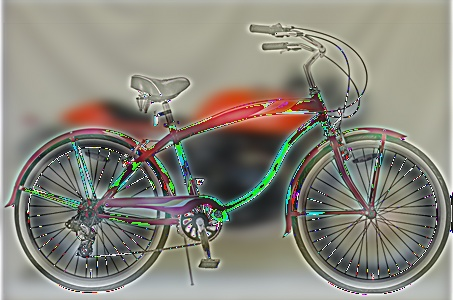
#> input picture HW02/output1.jpg, 453 x 300 px, given as the content of the folder ./task1and2_hybrid_pyramid, which was not available
$ python task_02.py
#> lines starting #> are read from the running program, lines starting #| are printed output that depends on the picture; pictures that were not available may be replaced by others from this repository, and a replacement may not be noted
### HW02/convolution.py
import numpy as np
from cv2 import cv2
import sys
import time


def _is_image_type_valid(img):
    assert isinstance(img, np.ndarray), '[_is_image_type_valid] Error!!' +\
        'Invalid image type: '+str(type(img))+'. It should be a np.ndarray.'
    assert len(img.shape) == 3, '[_is_image_type_valid] Error!! An image ' +\
        'should have 3 dimension. But we get ' + len(img.shape) + '.'


def _image_reshape(img, shape):
    _is_image_type_valid(img)
    h, w, _ = shape
    assert img.shape[0] == h*w, '[_image_reshape] Error!! Unmatch image '+\
        'and reshape image size!!'
    return np.array([img[w*i: w*(i+1), 0, :] for i in range(h)], dtype=np.uint8)


def _array_to_vector(img, kernel_size, padding):
    # Set kernel size and image size.
    k_rows, k_cols = kernel_size
    assert isinstance(k_rows, int) and isinstance(k_cols, int)
    rows, cols, channels = img.shape
    assert isinstance(rows, int) and isinstance(cols, int) and\
        isinstance(channels, int)

    # Pad the image.
    padx, pady = padding
    padded_img_shape = (rows+2*padx, cols+2*pady, channels)
    padded_img = np.zeros(padded_img_shape)
    padded_img[padx:rows+padx, pady:cols+pady, :] = img

    row_channel_len = padded_img_shape[1] * channels

    # The starting point (left top corner) of each convolution.
    start_idx = np.array([
        [j*channels + row_channel_len*i + k\
            for i in range(rows - k_rows + 1 + 2*padx)\
                for j in range(cols - k_cols + 1 + 2*pady)]\
        for k in range(channels)])
    # Every accessed elements of each convolution.
    grid = np.array(
        np.tile([j*channels+(row_channel_len)*i\
            for i in range(k_rows) for j in range(k_cols)], (channels, 1)))
    to_take = start_idx[:, :, None] + grid[:, None, :]

    return [padded_img.take(to_take[i]) for i in range(channels)]


def convolution(img, kernel, padding=None):
    # Check the kernel's properties.
    assert isinstance(kernel, np.ndarray), '[convolution] Error!! Invalid' +\
        'kernel type: ' + str(type(kernel)) + '. It should be a np.ndarray.'

    # Set padding.
    if padding is not None:
        assert isinstance(padding, tuple) and len(padding) == 2
    else:
        padding = (kernel.shape[0] // 2, kernel.shape[1] // 2)

    # Main task.
    vectorized_img = _array_to_vector(img, kernel.shape, padding=padding)
    return _image_reshape(
        np.stack(
            [np.matmul(vec_img, kernel.reshape(-1, 1))\
                for vec_img in vectorized_img], axis=-1
        ),
        (
            img.shape[0] - kernel.shape[0] + padding[0]*2 + 1,
            img.shape[1] - kernel.shape[1] + padding[1]*2 + 1,
            img.shape[2]
        ))


# [9 lines left out: function debug, not called in this run]

### HW02/bilinear_upsampling2.py
import numpy as np
import cv2


def bilinear_upsampling(img, shape):

    ret_img = np.zeros((shape))

    if shape[0]%2 == 0:
        rdx, x = 3, 1
    else :
        rdx, x = 6, 2

    if shape[1]%2 == 0:
        rdy, y = 3, 1
    else :
        rdy, y = 6, 2

    # Origin image:
    # -------------
    # | a | b | c |
    # -------------
    # | d | e | f |
    # -------------
    # | g | h | i |
    # -------------
    # Bilinear upsampling image:
    # split into 4 areas, left up, right up, left down, right down
    # -------------------------
    # | a |   |   | b |   | c |
    # -------------------------
    # |   |   |   |   |   |   |
    # -------------------------
    # |   |   |   |   |   |   |
    # -------------------------
    # | d |   |   | e |   | f |
    # -------------------------
    # |   |   |   |   |   |   |
    # -------------------------
    # | g |   |   | h |   | i |
    # -------------------------

    # Case right down:
    # -------------
    # | e | 2 | f |
    # -------------
    # | 2 | 3 | 2 |
    # -------------
    # | h | 2 | i |
    # -------------

    #corner
    ret_img[rdx::2, rdy::2] = img[x:, y:]

    #case 2
    ret_img[rdx::2, rdy+1::2] = img[x::, y:-1:]
    ret_img[rdx::2, rdy+1::2] += img[x::, y+1::]
    ret_img[rdx::2, rdy+1::2] = ret_img[rdx::2, rdy+1::2] / 2

    ret_img[rdx+1::2, rdy::2] = img[x:-1:, y::]
    ret_img[rdx+1::2, rdy::2] += img[x+1::, y::]
    ret_img[rdx+1::2, rdy::2] = ret_img[rdx+1::2, rdy::2] / 2

    #case 3
    ret_img[rdx+1::2, rdy+1::2] = ret_img[rdx:-1:2, rdy+1::2] + ret_img[rdx+2::2, rdy+1::2] \
                                + ret_img[rdx+1::2, rdy:-1:2] + ret_img[rdx+1::2, rdy+2::2]
    ret_img[rdx+1::2, rdy+1::2] = ret_img[rdx+1::2, rdy+1::2] / 4

    # Case left up:
    # -----------------
    # | a | 1 | 2 | b |
    # -----------------
    # | 1 | 3 | 4 | 1 |
    # -----------------
    # | 2 | 5 | 6 | 2 |
    # -----------------
    # | d | 1 | 2 | e |
    # -----------------

    ret_img[0:rdx+1:3, 0:rdy+1:3] = img[:x+1, :y+1]

    # case 1
    ret_img[0:rdx+1:3, 1:rdy:3] = np.multiply(img[:x+1, :y], 2)
    ret_img[0:rdx+1:3, 1:rdy:3] += img[:x+1, 1:y+1]
    ret_img[0:rdx+1:3, 1:rdy:3] = ret_img[0:rdx+1:3, 1:rdy:3] / 3

    ret_img[1:rdx:3, 0:rdy+1:3,] = np.multiply(img[:x, :y+1], 2)
    ret_img[1:rdx:3, 0:rdy+1:3,] += img[1:x+1, :y+1]
    ret_img[1:rdx:3, 0:rdy+1:3,] = ret_img[1:rdx:3, 0:rdy+1:3,] / 3

    #case 2
    ret_img[0:rdx+1:3, 2:rdy:3] = img[:x+1, :y]
    ret_img[0:rdx+1:3, 2:rdy:3] += np.multiply(img[:x+1, 1:y+1], 2)
    ret_img[0:rdx+1:3, 2:rdy:3] = ret_img[0:rdx+1:3, 2:rdy:3] / 3

    ret_img[2:rdx:3, 0:rdy+1:3] = img[:x, :y+1]
    ret_img[2:rdx:3, 0:rdy+1:3] += np.multiply(img[1:x+1, :y+1], 2)
    ret_img[2:rdx:3, 0:rdy+1:3] = ret_img[2:rdx:3, 0:rdy+1:3,] / 3

    #case 3
    ret_img[1:rdx+1:3, 1:rdy:3] =  np.multiply(ret_img[1:rdx+1:3, 0:rdy:3], 2)   #left
    ret_img[1:rdx+1:3, 1:rdy:3] += ret_img[1:rdx+1:3, 3:rdy+1:3]                 #right
    ret_img[1:rdx+1:3, 1:rdy:3] += np.multiply(ret_img[0:rdx:3, 1:rdy+1:3], 2)   #top
    ret_img[1:rdx+1:3, 1:rdy:3] += ret_img[3:rdx+1:3, 1:rdy+1:3]                 #down
    ret_img[1:rdx+1:3, 1:rdy:3] =  ret_img[1:rdx+1:3, 1:rdy:3] / 6

    #case 4
    ret_img[1:rdx+1:3, 2:rdy:3] =  ret_img[1:rdx+1:3, 0:rdy:3]                   #left
    ret_img[1:rdx+1:3, 2:rdy:3] += np.multiply(ret_img[1:rdx+1:3, 3:rdy+1:3], 2) #right
    ret_img[1:rdx+1:3, 2:rdy:3] += np.multiply(ret_img[0:rdx:3, 2:rdy+1:3], 2)   #top
    ret_img[1:rdx+1:3, 2:rdy:3] += ret_img[3:rdx+1:3, 2:rdy+1:3]                 #down
    ret_img[1:rdx+1:3, 2:rdy:3] =  ret_img[1:rdx+1:3, 2:rdy:3] / 6

    #case 5
    ret_img[2:rdx+1:3, 1:rdy:3] =  np.multiply(ret_img[2:rdx+1:3, 0:rdy:3], 2)   #left
    ret_img[2:rdx+1:3, 1:rdy:3] += ret_img[2:rdx+1:3, 3:rdy+1:3]                 #right
    ret_img[2:rdx+1:3, 1:rdy:3] += ret_img[0:rdx:3, 1:rdy+1:3]                   #top
    ret_img[2:rdx+1:3, 1:rdy:3] += np.multiply(ret_img[3:rdx+1:3, 1:rdy+1:3], 2) #down
    ret_img[2:rdx+1:3, 1:rdy:3] =  ret_img[2:rdx+1:3, 1:rdy:3] / 6

    #case 6
    ret_img[2:rdx+1:3, 2:rdy:3] =  ret_img[2:rdx+1:3, 0:rdy:3]   				 #left
    ret_img[2:rdx+1:3, 2:rdy:3] += np.multiply(ret_img[2:rdx+1:3, 3:rdy+1:3], 2) #right
    ret_img[2:rdx+1:3, 2:rdy:3] += ret_img[0:rdx:3, 2:rdy+1:3]                   #top
    ret_img[2:rdx+1:3, 2:rdy:3] += np.multiply(ret_img[3:rdx+1:3, 2:rdy+1:3], 2) #down
    ret_img[2:rdx+1:3, 1:rdy:3] =  ret_img[2:rdx+1:3, 1:rdy:3] / 6

    #Case right up
    # -------------
    # | b | 3 | c |
    # -------------
    # | 1 | 3 | 1 |
    # -------------
    # | 2 | 3 | 2 |
    # -------------
    # | e | 3 | f |
    # -------------

    ret_img[:rdx+1:3, rdy+2::2] = img[:x+1, y+1:]

    #case 1
    ret_img[1:rdx+1:3, rdy+2::2] =  np.multiply(ret_img[0:rdx:3, rdy+2::2], 2) 	#top
    ret_img[1:rdx+1:3, rdy+2::2] += ret_img[3:rdx+1:3, rdy+2::2]			   	#down
    ret_img[1:rdx+1:3, rdy+2::2] =  ret_img[1:rdx+1:3, rdy+2::2] / 3

    #case 2
    ret_img[2:rdx+1:3, rdy+2::2] =  ret_img[0:rdx:3, rdy+2::2]					#top
    ret_img[2:rdx+1:3, rdy+2::2] += np.multiply(ret_img[3:rdx+1:3, rdy+2::2], 2)#down
    ret_img[2:rdx+1:3, rdy+2::2] =  ret_img[2:rdx+1:3, rdy+2::2] / 3

    #case3
    ret_img[:rdx, rdy+1::2] =  ret_img[:rdx, rdy:-1:2] 		#left
    ret_img[:rdx, rdy+1::2] += ret_img[:rdx, rdy+2::2] 		#right
    ret_img[:rdx, rdy+1::2] =  ret_img[:rdx, rdy+1::2] / 2

    #Case left down
    # -----------------
    # | d | 1 | 2 | e |
    # -----------------
    # | 3 | 3 | 3 | 3 |
    # -----------------
    # | g | 1 | 2 | h |
    # -----------------

    ret_img[rdx+2::2, :rdy+1:3]  =  img[x+1:, :y+1]
    #case 1
    ret_img[rdx+2::2, 1:rdy+1:3] =  np.multiply(ret_img[rdx+2::2, :rdy:3], 2)   #left
    ret_img[rdx+2::2, 1:rdy+1:3] += ret_img[rdx+2::2, 3:rdy+1:3]			   	#right
    ret_img[rdx+2::2, 1:rdy+1:3] =  ret_img[rdx+2::2, 1:rdy+1:3] / 3

    #case 2
    ret_img[rdx+2::2, 2:rdy+1:3] =  ret_img[rdx+2::2, :rdy:3]					#left
    ret_img[rdx+2::2, 2:rdy+1:3] += np.multiply(ret_img[rdx+2::2, 3:rdy+1:3], 2)#right
    ret_img[rdx+2::2, 2:rdy+1:3] =  ret_img[rdx+2::2, 2:rdy+1:3] / 3

    #case3
    ret_img[rdx+1::2, :rdy+1:] =  ret_img[rdx:-1:2, :rdy+1:] 					#top
    ret_img[rdx+1::2, :rdy+1:] += ret_img[rdx+2::2, :rdy+1:] 					#down
    ret_img[rdx+1::2, :rdy+1:] =  ret_img[rdx+1::2, :rdy+1:] / 2

    return ret_img.astype(np.uint8)


# [19 lines that do not run on import are left out]

    #cv2.imshow('Test', upsample_img)
    #cv2.waitKey(0)

### HW02/task_02.py
import os
import cv2
import numpy as np
from matplotlib import pyplot as plt

from convolution import convolution
from bilinear_upsampling2 import bilinear_upsampling

def downsampling(img):

	return img[0 : img.shape[0]-1 : 2, 0 : img.shape[1]-1 : 2]

def image_pyramid(imgs, filename = 'image pyramid', isgray = False):
	pyramid = np.zeros((imgs[0].shape[0] , imgs[0].shape[1] + imgs[1].shape[1], imgs[0].shape[2] ), dtype= imgs[0].dtype)
	pyramid[:imgs[0].shape[0], :imgs[0].shape[1]] = imgs[0][:,:]

	top = 0
	right = imgs[0].shape[1]
	for e in range(1, len(imgs)):
		pyramid[top:top + imgs[e].shape[0], right:right+imgs[e].shape[1]] = imgs[e][:,:]
		top += imgs[e].shape[0]

	color = "gray" if isgray else "RGB"
	cv2.imwrite('./task02_Output/'+ filename + '_pyramid_' + color +'.jpg', pyramid)
	'''
	cv2.imshow("pyramid", pyramid)
	cv2.waitKey(0)
	cv2.destroyAllWindows()
	'''

imgpath = './task1and2_hybrid_pyramid'
Pyramids_layer = 5
files = os.listdir(imgpath)
isgray = True

#Gaussian Filter
GF_size = 5
x, y = np.mgrid[ -1 * (GF_size-1)/2 : (GF_size-1)/2 + 1, -1 * (GF_size-1)/2 : (GF_size-1)/2 + 1]
gaussian_kernel = np.exp(-( x**2 + y**2) )

#Gaussian Filter Normalization
gaussian_kernel = gaussian_kernel / gaussian_kernel.sum()

for file in files:
	gaussian_img = []
	Laplacian_img = []
	recovery_img = []
	l_ms = []
	g_ms = []

	filename, extension = file.split('.')
	img = cv2.imread(imgpath + '/' + file)
#> img is the input picture: shape (300, 453, 3); mean B, G, R 124.5, 135.2, 137.5
	if isgray:
		img = cv2.cvtColor(img, cv2.COLOR_BGR2GRAY).reshape(img.shape[0], img.shape[1], -1)
#> img: shape (300, 453, 1)

	#calculate gaussian pyramid
	for i in range(Pyramids_layer):
		GF_img = convolution(img, gaussian_kernel) #Gaussian
		gaussian_img.append(GF_img)

		img = downsampling(GF_img) #downsampling
#> this loop made 5 passes
#> pass 1, `img = downsampling(GF_img)`:
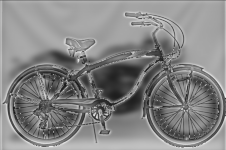
#> img: shape (150, 226, 1); min 22, max 240, mean 133.5
#> after the loop, gaussian_img = 5 items

	gaussian_img.append(img)
	Laplacian_img.append(img)

	#calculate Laplacian pyramid
	for i in range(Pyramids_layer - 1, -1, -1):
		Laplacian = gaussian_img[i] - bilinear_upsampling(img, gaussian_img[i].shape) #upsampling
		Laplacian_img.append(Laplacian)
		img = gaussian_img[i]
#> after the loop, Laplacian_img = 6 items

	for e in Laplacian_img:
		if isgray:
			#Fourier magnitude
			dft = cv2.dft(np.float32(e), flags=cv2.DFT_COMPLEX_OUTPUT)
			dft_shift = np.fft.fftshift(dft)

			magnitude_spectrum = 20 * np.log(cv2.magnitude(dft_shift[:, :, 0], dft_shift[:, :, 1]))
			(tempx, tempy) = magnitude_spectrum.shape
			l_ms.append(magnitude_spectrum.reshape(tempx, tempy, 1))
#> this loop made 6 passes
#> (tempx, tempy) on passes 1 to 6: (9, 14), (18, 28), (37, 56), (75, 113), (150, 226), (300, 453)
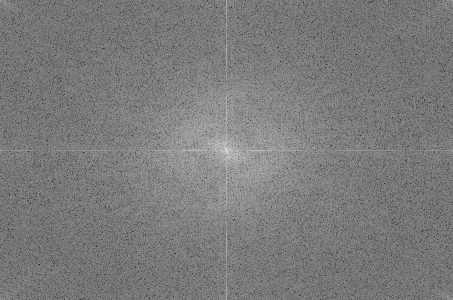
#> magnitude_spectrum: shape (300, 453) float32; min 72.97, max 326.7, mean 195.9; drawn with min black and max white
#> after the loop, l_ms = 6 items

	for e in gaussian_img:
		if isgray:
			#Fourier magnitude
			dft = cv2.dft(np.float32(e), flags=cv2.DFT_COMPLEX_OUTPUT)
			dft_shift = np.fft.fftshift(dft)

			magnitude_spectrum = 20 * np.log(cv2.magnitude(dft_shift[:, :, 0], dft_shift[:, :, 1]))
			(tempx, tempy) = magnitude_spectrum.shape
			g_ms.append(magnitude_spectrum.reshape(tempx, tempy, 1))
#> this loop made 6 passes
#> pass 1, `magnitude_spectrum = 20 * np.log(cv2.magnitude(dft_shift[:, :, 0], dft..`:
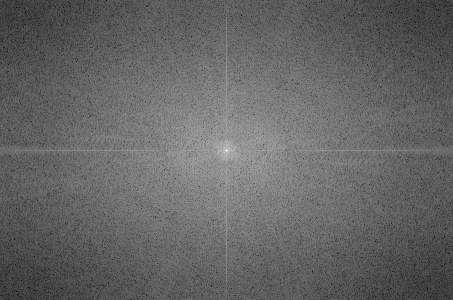
#> magnitude_spectrum: shape (300, 453) float32; min 24.67, max 334.3, mean 147.8; drawn with min black and max white
#> after the loop, g_ms = 6 items


	recovery = Laplacian_img[0]
	for i in range(1, len(Laplacian_img)):
		recovery = Laplacian_img[i]+ bilinear_upsampling(recovery, Laplacian_img[i].shape)
		recovery_img.append(recovery)
#> this loop made 5 passes
#> (rdx in bilinear_upsampling, x in bilinear_upsampling, rdy in bilinear_upsampling, y in bilinear_upsampling) on passes 1 to 5: (3, 1, 3, 1), (6, 2, 3, 1), (6, 2, 6, 2), (3, 1, 3, 1), (3, 1, 6, 2)
#> after the loop, recovery_img = 5 items

	Laplacian_img.reverse()
	recovery_img.reverse()
	l_ms.reverse()
	#calculate magnitude spectrum
	l = len(Laplacian_img)
#> l = 6
	for i in range(1, l+1):

		plt.subplot(1, 2, 1),plt.imshow(Laplacian_img[i-1].reshape(Laplacian_img[i-1].shape[:2]), cmap = 'gray')
		plt.title(''), plt.xticks([]), plt.yticks([])
		plt.subplot(1, 2, 2),plt.imshow(l_ms[i-1].reshape(l_ms[i-1].shape[:2]))#, cmap = 'gray')
		plt.title(''), plt.xticks([]), plt.yticks([])
		plt.savefig('./task02_Output/'+filename + '_laplacian_spectrum' + str(i) + '.png', pad_inches=0.0, bbox_inches='tight')

	l = len(gaussian_img)
	for i in range(1, l+1):

		plt.subplot(1, 2, 1),plt.imshow(gaussian_img[i-1].reshape(gaussian_img[i-1].shape[:2]), cmap = 'gray')
		plt.title(''), plt.xticks([]), plt.yticks([])
		plt.subplot(1, 2, 2),plt.imshow(g_ms[i-1].reshape(g_ms[i-1].shape[:2]))#, cmap = 'gray')
		plt.title(''), plt.xticks([]), plt.yticks([])
		plt.savefig('./task02_Output/'+filename + '_gaussian_spectrum' + str(i) + '.png', pad_inches=0.0, bbox_inches='tight')

	image_pyramid(gaussian_img, filename + '_gaussian', isgray)
#> the loop in image_pyramid, `for e in range(1, len(imgs)):` made 5 passes
#> top on passes 1 to 5: 150, 225, 262, 280, 289
#> after the loop in image_pyramid, `for e in range(1, len(imgs)):`:
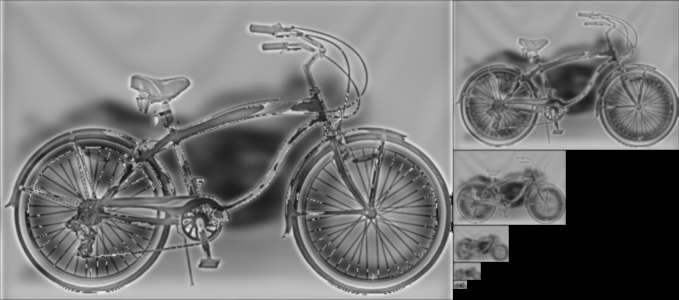
#> pyramid: shape (300, 679, 1); min 0, max 240, mean 118.2
#> after the loop in image_pyramid, `for e in range(1, len(imgs)):`: top = 289
	image_pyramid(Laplacian_img, filename + '_laplacian', isgray)
#> call 2 of image_pyramid, with filename = 'output1_laplacian', isgray = True
#> the loop in image_pyramid (call 2), `for e in range(1, len(imgs)):` made 5 passes
#> after the loop in image_pyramid (call 2), `for e in range(1, len(imgs)):`:
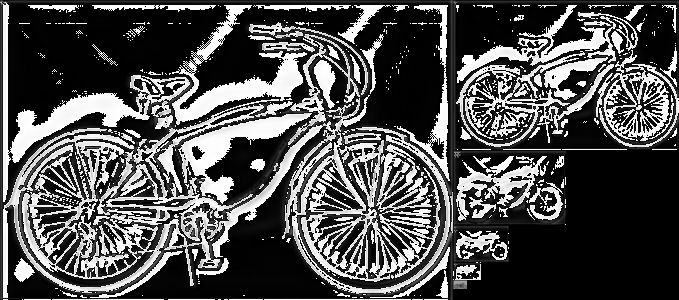
#> pyramid: shape (300, 679, 1); min 0, max 255, mean 81.2
	image_pyramid(recovery_img, filename + '_recovery', isgray)

	if isgray:
		image_pyramid(l_ms, filename + '_spectrum', isgray)
#> call 4 of image_pyramid, with filename = 'output1_spectrum', isgray = True
#> the loop in image_pyramid (call 4), `for e in range(1, len(imgs)):` made 5 passes
#> after the loop in image_pyramid (call 4), `for e in range(1, len(imgs)):`:
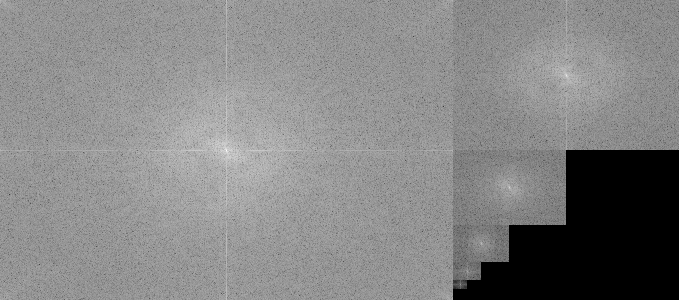
#> pyramid: shape (300, 679, 1) float32; min 0, max 326.7, mean 170.5; drawn with min black and max white
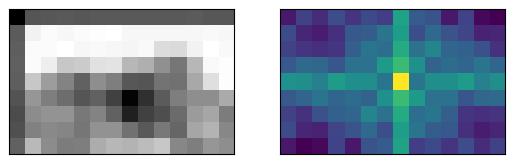
#> figure drawn by matplotlib, 2 panels

$ run again, on HW02/output5.jpg
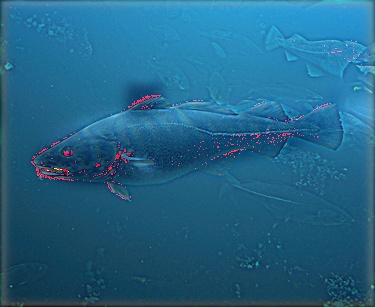
#> input picture HW02/output5.jpg, 375 x 307 px, given as the content of the folder ./task1and2_hybrid_pyramid, which was not available
#> img is the input picture: shape (307, 375, 3); mean B, G, R 135.1, 100.3, 34.1
#> after the loop `for i in range(Pyramids_layer):`: gaussian_img = 5 items
#> after the loop `for i in range(Pyramids_layer - 1, -1, -1):`: Laplacian_img = 6 items
#> the loop `for e in Laplacian_img:` made 6 passes
#> (tempx, tempy) on passes 1 to 6: (9, 11), (19, 23), (38, 46), (76, 93), (153, 187), (307, 375)
#> the loop `for e in gaussian_img:` made 6 passes
#> the loop `for i in range(1, len(Laplacian_img)):` made 5 passes
#> (rdx in bilinear_upsampling, x in bilinear_upsampling, rdy in bilinear_upsampling, y in bilinear_upsampling) on passes 1 to 5: (6, 2, 6, 2), (3, 1, 3, 1), (3, 1, 6, 2), (6, 2, 6, 2), (6, 2, 6, 2)
#> after the loop `for i in range(1, len(Laplacian_img)):`: recovery_img = 5 items
#> l = 6
#> the loop in image_pyramid, `for e in range(1, len(imgs)):` made 5 passes
#> top on passes 1 to 5: 153, 229, 267, 286, 295
#> after the loop in image_pyramid, `for e in range(1, len(imgs)):`: top = 295
#> the loop in image_pyramid (call 2), `for e in range(1, len(imgs)):` made 5 passes
#> after the loop in image_pyramid (call 2), `for e in range(1, len(imgs)):`:
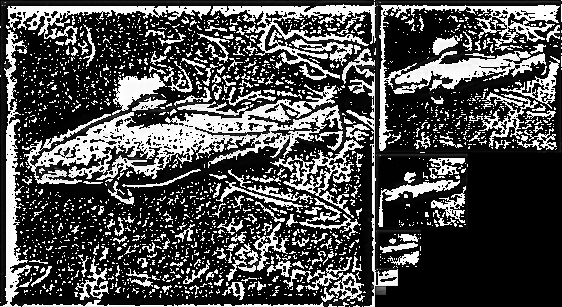
#> pyramid: shape (307, 562, 1); min 0, max 255, mean 76.8
#> `image_pyramid(l_ms, filename + '_spectrum', isgray)`:
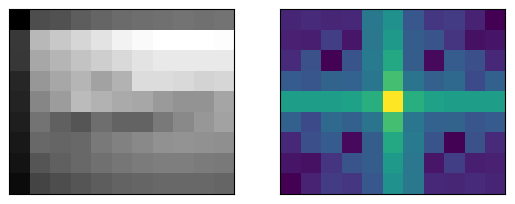
#> figure drawn by matplotlib, 2 panels

$ run again, on HW02/output6.jpg
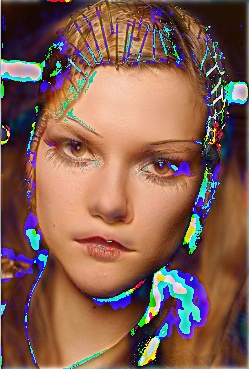
#> input picture HW02/output6.jpg, 249 x 369 px, given as the content of the folder ./task1and2_hybrid_pyramid, which was not available
#> img is the input picture: shape (369, 249, 3); mean B, G, R 82.2, 94.8, 131
#> after the loop `for i in range(Pyramids_layer):`: gaussian_img = 5 items
#> after the loop `for i in range(Pyramids_layer - 1, -1, -1):`: Laplacian_img = 6 items
#> the loop `for e in Laplacian_img:` made 6 passes
#> (tempx, tempy) on passes 1 to 6: (11, 7), (23, 15), (46, 31), (92, 62), (184, 124), (369, 249)
#> the loop `for e in gaussian_img:` made 6 passes
#> the loop `for i in range(1, len(Laplacian_img)):` made 5 passes
#> (rdx in bilinear_upsampling, x in bilinear_upsampling, rdy in bilinear_upsampling, y in bilinear_upsampling) on passes 1 to 5: (6, 2, 6, 2), (3, 1, 6, 2), (3, 1, 3, 1), (3, 1, 3, 1), (6, 2, 6, 2)
#> after the loop `for i in range(1, len(Laplacian_img)):`: recovery_img = 5 items
#> l = 6
#> the loop in image_pyramid, `for e in range(1, len(imgs)):` made 5 passes
#> top on passes 1 to 5: 184, 276, 322, 345, 356
#> after the loop in image_pyramid, `for e in range(1, len(imgs)):`: top = 356
#> the loop in image_pyramid (call 2), `for e in range(1, len(imgs)):` made 5 passes
#> the loop in image_pyramid (call 4), `for e in range(1, len(imgs)):` made 5 passes
#> after the loop in image_pyramid (call 4), `for e in range(1, len(imgs)):`:
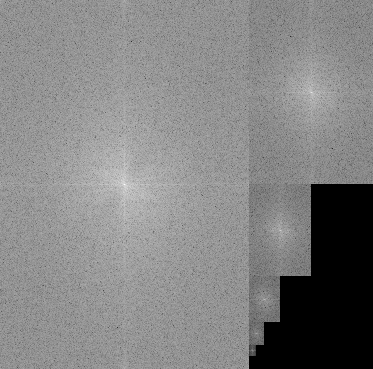
#> pyramid: shape (369, 373, 1) float32; min 0, max 323.2, mean 167.2; drawn with min black and max white
#> `image_pyramid(l_ms, filename + '_spectrum', isgray)`:
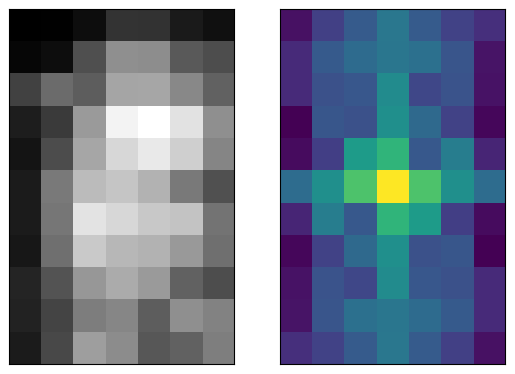
#> figure drawn by matplotlib, 2 panels
